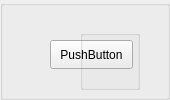
       <widget class="QGroupBox" name="groupBox_p115">
        <property name="minimumSize">
         <size>
          <width>170</width>
          <height>100</height>
         </size>
        </property>
        <property name="title">
         <string/>
        </property>
        <widget class="QPushButton" name="pushButton_p115">
         <property name="geometry">
          <rect>
           <x>50</x>
           <y>40</y>
           <width>83</width>
           <height>29</height>
          </rect>
         </property>
         <property name="text">
          <string>PushButton</string>
         </property>
        </widget>
        <widget class="QGroupBox" name="groupBox_p115info">
         <property name="geometry">
          <rect>
           <x>80</x>
           <y>30</y>
           <width>60</width>
           <height>60</height>
          </rect>
         </property>
         <property name="title">
          <string/>
         </property>
         <widget class="QLabel" name="label_p115attack">
          <property name="geometry">
           <rect>
            <x>0</x>
            <y>0</y>
            <width>30</width>
            <height>30</height>
           </rect>
          </property>
          <property name="text">
           <string/>
          </property>
         </widget>
         <widget class="QLabel" name="label_p115hp">
          <property name="geometry">
           <rect>
            <x>30</x>
            <y>0</y>
            <width>30</width>
            <height>30</height>
           </rect>
          </property>
          <property name="text">
           <string/>
          </property>
         </widget>
         <widget class="QLabel" name="label_p115mobility">
          <property name="geometry">
           <rect>
            <x>0</x>
            <y>30</y>
            <width>30</width>
            <height>30</height>
           </rect>
          </property>
          <property name="text">
           <string/>
          </property>
         </widget>
         <widget class="QLabel" name="label_p115range">
          <property name="geometry">
           <rect>
            <x>30</x>
            <y>30</y>
            <width>30</width>
            <height>30</height>
           </rect>
          </property>
          <property name="text">
           <string/>
          </property>
         </widget>
        </widget>
        <widget class="QLabel" name="label_p115type">
         <property name="geometry">
          <rect>
           <x>40</x>
           <y>40</y>
           <width>30</width>
           <height>30</height>
          </rect>
         </property>
         <property name="styleSheet">
          <string notr="true"/>
         </property>
         <property name="text">
          <string/>
         </property>
        </widget>
       </widget>
